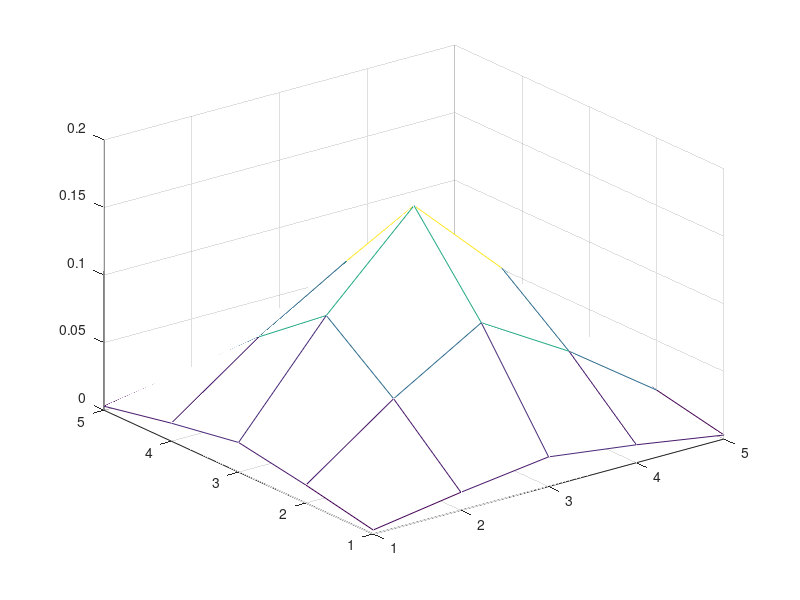
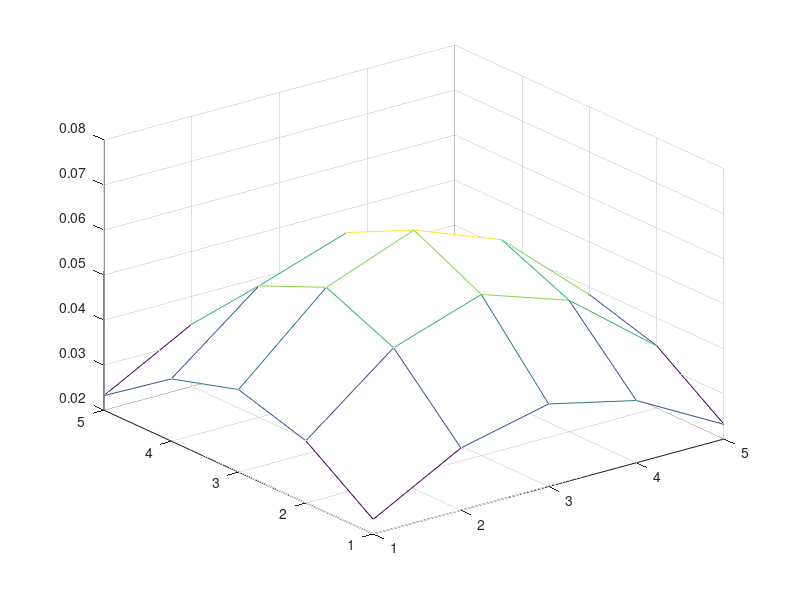

MATLAB code to generate these figures, in order: (Note: this script raises an error after producing the figures.)
kernel1=fspecial('gaussian',[5 5],1);
kernel2=fspecial('gaussian',[5 5],2);
figure()
mesh(kernel1);
figure()
mesh(kernel2);

P=imread('ntugn.jpg');
imshow(P);

PSF1=uint8(conv2(P,kernel1));
imshow(PSF1);
PSF2=uint8(conv2(P,kernel2));
imshow(PSF2);

P2=imread('ntusp.jpg');
imshow(P2);
PSF3=uint8(conv2(P2,kernel1));
imshow(PSF3);
PSF4=uint8(conv2(P2,kernel2));
imshow(PSF4);